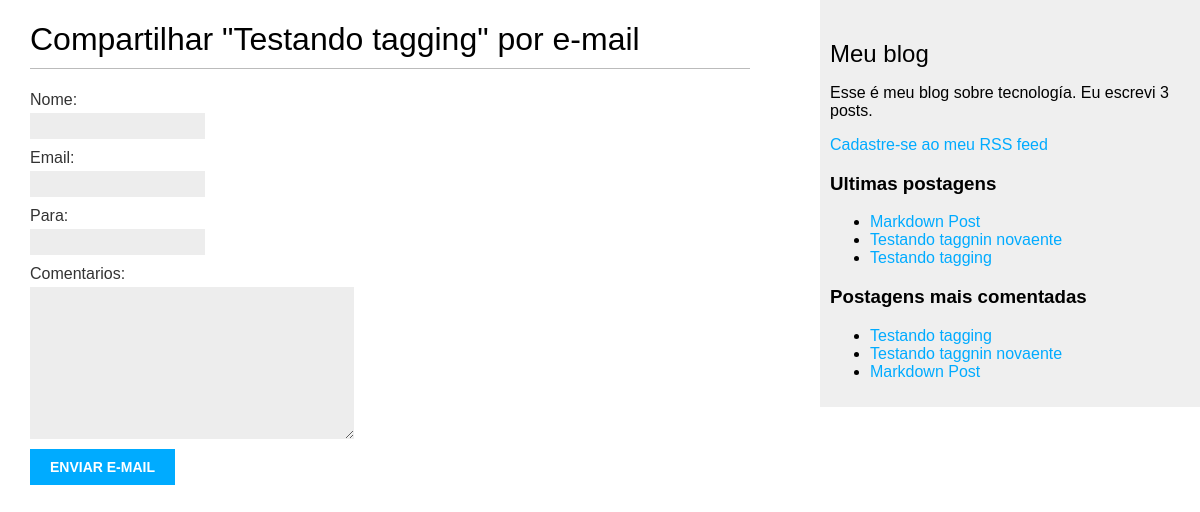
Screenshot of /blog_app/10/compartilhar/ with the database file from the repository.
### blog_app/models.py (models this page shows, shortened)
class Post(models.Model):
    ESCOLHA_STATUS = (
        ('rascunho', 'Rascunho'),
        ('publicado', 'Publicado'),
    )
    titulo = models.CharField(max_length=250) # ESSE CAMPO É PARA O TÍTULO DO POST
    slug = models.SlugField(max_length=250,   # ESSE CAMPO É PARA SER USADO NAS URLS.
                            unique_for_date='publicar') # SLUG É UM RÓTULO QUE CONTEM APENAS LETRAS, NÚMEROS ETC...
    autor = models.ForeignKey(User, # ESSE CAMPO DENIFE  RELAÇÃO many-to-one.
                            on_delete=models.CASCADE, # OU SEJA: CADA POST É ESCRITO POR APENAS UM USUÁRIO
                            related_name='blog_posts') # E UM USUÁRIO PODE ESCREVER QUALQUER NUMERO DE POSTS.
    body = models.TextField() # ESSE É  O CORPO DO POST. É UM CAMPO DE TEXT QUE É ENVIADO PARA A BASE DE DADOS SQL
    publicar = models.DateTimeField(default=timezone.now) # DateTimeField INDICA QUANDO FOI O POST
    criado = models.DateTimeField(auto_now_add=True) # INDICA QUANDO O POST FOI CRIADO
    atualizado = models.DateTimeField(auto_now=True) # INDICA A ULTIMA VEZ QUE O POST FOI ATUALIZADO
    status = models.CharField(max_length=10, # MOSTRA O STATUS DO POST
                                choices=ESCOLHA_STATUS,
                                default='rascunho')
    objetos = models.Manager() # MANAGER PADRÃO
    publicado = AdminPub() # MANAGER PERSONALIZADO
    tags = TaggableManager()
    class Meta: # ESSA CLASSE CONTÉM METADATA. DJANGO ORDENA OS RESULTADOS
        ordering = ('-publicar',) # PELO CAMPO DE PUBLICAÇÃO EM ORDEM DECRESCENTE
    def get_absolute_url(self):
        return reverse('blog_app:detalhe_post',
                        args=[self.publicar.year,
                              self.publicar.month,
                              self.publicar.day, self.slug])

### blog_app/views.py (the view)
# urls.py: path('<int:post_id>/compartilhar/',views.post_compartilhar, name='post_compartilhar'),
def post_compartilhar(request, post_id): # DEFINE A VIEW QUE PEGA AS VARIAVEIS OBJETO DE request E post_id COMO PARÂMETROS.
    post = get_object_or_404(Post, id=post_id, status='publicado') # USA get_object_or_404 PARA RETIRAR O POST POR ID E CERTIFICA QUE O POST TEM STATUS DE PUBLICADO.
    sent = False
    if request.method =='POST':
        form = EmailFormulario(request.POST)
        if form.is_valid():
            cd = form.cleaned_data
            post_url = request.build_absolute_uri(post.get_absolute_url())
            subject = f"{cd['nome']} recomenda enquanto voce lê " \
                      f"{post.titulo}"
            message = f"Leia {post.titulo} em {post_url}\n\n" \
                      f"{cd['nome']} comentários: {cd['comentarios']}"
            send_mail(subject, message, 'lawrenceqf@gmail.com', [cd['para']])
            sent = True
    else:
        form = EmailFormulario()
    return render(request,'blog_app/post/compartilhar.html',{'post':post,
                                                             'form':form,
                                                             'sent':sent})

### blog_app/forms.py
class EmailFormulario(forms.Form): # FORMUÁIO CRIADO ERDANDO A CLASSE BASE Form
    nome = forms.CharField(max_length=30) # O CAMPO NOME É UM CharField. ESSE TIPO DE CAMPO É RENDERIZADO COMO UMA AREA DE INPUT DE TEXTO DE ELEMENTO HTML.
    email = forms.EmailField() # REQUER UM ENDERESSO DE EMAIL VÁLIDO, CASO COTRÁRIO O CAMPO DE VALIDAÇÃO VAI LEVANTAR UM forms.ValidationError
    para = forms.EmailField() # REQUER UM ENDERESSO DE EMAIL VÁLIDO
    comentarios = forms.CharField(required=False,
                                  widget=forms.Textarea) # required=False FAZ O CAMPO DE COMENTÁRIO OPCIONAL

### blog_app/models.py (called while the page is built)
    def get_queryset(self): # ESSE MÉTODO DE UM MANAGER RETORNA A QuerySet QUE VAI SER EXECUTADA
        return super(AdminPub,
                     self).get_queryset()\
                          .filter(status='publicado') # SOBREESCREVE O MÉTODO ACIMA PARA INCLUIR O MANAGER COSTOMIZADO

### blog_app/templatetags/blog_tags.py (called while the page is built)
@register.simple_tag
def total_posts():
    return Post.publicado.count()

@register.inclusion_tag('blog_app/post/ultimos_posts.html')
def mostrar_ultimos_posts(count=5):
    ultimos_posts = Post.publicado.order_by('-publicar')[:count]
    return {'ultimos_posts': ultimos_posts}

@register.simple_tag
def get_postagens_mais_comentadas(count=5):
    return Post.publicado.annotate(
                total_commentarios=Count('comentarios')
                ).order_by('-total_commentarios')[:count]

### blog_app/templates/blog_app/post/compartilhar.html (shortened to what this page needs)
{% extends "blog_app/base.html" %}
{% block content %}
  {% if sent %}
    <h1>E-mail enviado com sucesso</h1>
    <p>
      "{{ post.titulo }}" foi enviado com sucesso para {{ form.cleaned_data.para }}.
    </p>
  {% else %}
  <h1>Compartilhar "{{ post.titulo }}" por e-mail</h1>
  <form method="post">
    {{ form.as_p }}
    <input type="submit" value="Enviar e-mail">
  </form>
  {% endif %}
{% endblock %}

### blog_app/templates/blog_app/base.html (shortened to what this page needs)
{% load blog_tags %}
{% load static %}
<!DOCTYPE html>
<html lang="pt" dir="ltr">
  <head>
    <link href="{% static 'blog_app/css/blog.css' %}" rel="stylesheet">
  </head>
  <body>
    <div id="content">
      {% block content %}
      {% endblock %}
    </div>
    <div id="sidebar">
      <h2>Meu blog</h2>
      <p>Esse é meu blog sobre tecnología. Eu escrevi {% total_posts %} posts.</p>
      <p>
        <a href="{% url "blog_app:post_feed" %}">Cadastre-se ao meu RSS feed</a>
      </p>
      <h3>Ultimas postagens</h3>
      {% mostrar_ultimos_posts 3 %}
      <h3>Postagens mais comentadas</h3>
      {% get_postagens_mais_comentadas as postagens_mais_comentadas %}
      <ul>
        {% for post in postagens_mais_comentadas %}
        <li>
          <a href="{{ post.get_absolute_url }}">{{ post.titulo }}</a>
        </li>
        {% endfor %}
      </ul>
    </div>
  </body>
</html>

### blog_app/templates/blog_app/post/ultimos_posts.html
<ul>
  {% for post in ultimos_posts %}
  <li>
    <a href="{{ post.get_absolute_url }}">{{ post.titulo }}</a>
  </li>
  {% endfor %}
</ul>

### blog_app/static/blog_app/css/blog.css (style rules this page uses)
body { margin:0; padding:0; font-family:helvetica, sans-serif; }
a { color:#00abff; text-decoration:none; }
h1 { font-weight:normal; border-bottom:1px solid #bbb; padding:0 0 10px 0; }
h2 { font-weight:normal; margin:30px 0 0; }
#content { float:left; width:60%; padding:0 0 0 30px; }
#sidebar { float:right; width:30%; padding:10px; background:#efefef; height:100%; }
label { float:left; clear:both; color:#333; margin-bottom:4px; }
input, textarea { clear:both; float:left; margin:0 0 10px; background:#ededed; border:0; padding:6px 10px; font-size:12px; }
input[type=submit] { font-weight:bold; background:#00abff; color:#fff; padding:10px 20px; font-size:14px; text-transform:uppercase; }

### rows the page displays
Post: titulo "Testando tagging"
Post: titulo "Markdown Post"
Post: titulo "Testando taggnin novaente"
